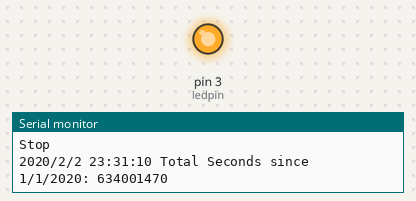
The sketch below on a simulated Arduino Uno, built with avr-gcc and run on an emulated ATmega328P. Parts: output pins drawn as LEDs (lit = HIGH), the last lines printed to the serial monitor. The local clock reads 2024-03-15 10:24:30 at power-on unless the sketch sets it.

Above: at 0.5 s.
At 19.9 s:
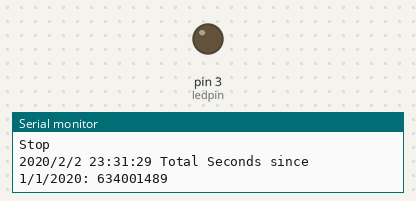
Timing chart, 0 to 20.5 s (numbered marks = the images above):
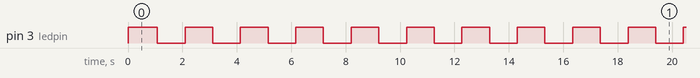

The sketch:

Lab5.2.ino
```cpp
#include <ThreeWire.h>
#include <RtcDS1302.h>
#define ledpin 3
long previous_time;
ThreeWire myWire(4,5,2);
RtcDS1302<ThreeWire>Rtc(myWire);
void printDateTime(const RtcDateTime &dt){
  Serial.print(dt.Year(),DEC);
  Serial.print('/');
  Serial.print(dt.Month(),DEC);
  Serial.print('/');
  Serial.print(dt.Day(),DEC);
  Serial.print(' ');
  Serial.print(dt.Hour(),DEC);
  Serial.print(':');
  Serial.print(dt.Minute(),DEC);
  Serial.print(':');
  Serial.print(dt.Second(),DEC);
  Serial.print(' ');
  Serial.print("Total Seconds since 1/1/2020: ");
  Serial.print(dt.TotalSeconds());
  Serial.println();
}
void setup() {

  pinMode(ledpin, OUTPUT);
  Serial.begin(9600);
  Rtc.Begin();
  RtcDateTime setting_time(2020,2,2,23,31,10);
  printDateTime(setting_time);
  Rtc.SetDateTime(setting_time);

  RtcDateTime now = Rtc.GetDateTime();
  previous_time = now.TotalSeconds();

}
void loop() {
  RtcDateTime now = Rtc.GetDateTime();

  Serial.println("Start");
  if((now.TotalSeconds() - previous_time) < 120){

    if(now.Second()%2 == 0){
      digitalWrite(ledpin, HIGH);
    }
    if(now.Second()%2 == 1){
      digitalWrite(ledpin, LOW);
    }
 }
 Serial.println("Stop");


  printDateTime(now);
  delay(500);

  }
```

Measured:
- by itself, pin 3 (ledpin): moves between LOW and HIGH, repeating every 15.8 s
- by itself, everything shown: repeats every 15.8 s, in 16 steps
